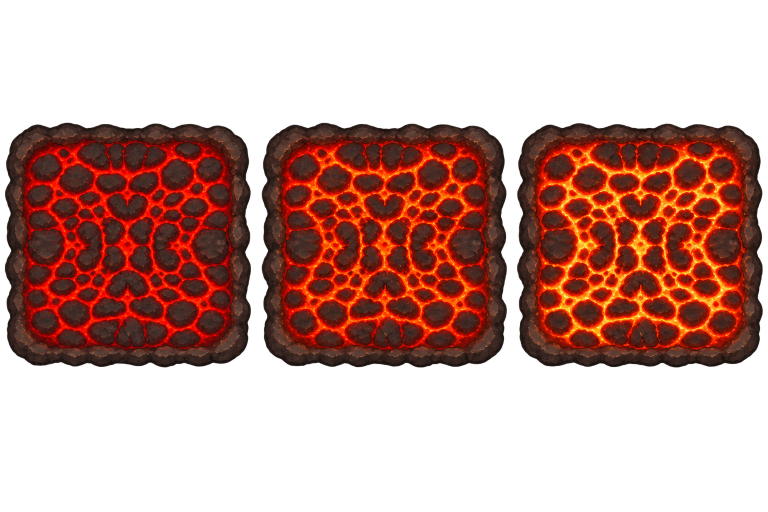
#> input picture assets/maps/exploration/animation-candidates/16001/sequence-v1.png, 1536 x 1024 px (shown at 1/2 size)
$ python -i floor-boundary-evidence.py   (imports and definitions only)
#> lines starting #> are read from the running program, lines starting #| are printed output that depends on the picture
"""Only3 actual source reps and their3 current x1 exports; no family scan."""
from pathlib import Path
from PIL import Image
import json,argparse
ROOT=Path(__file__).resolve().parents[5]
# [1 line not run here, left out]
# [1 line that did not run here, left out]
# [1 line that did not run here, left out]
def evidence(path):
#> called with path = 'sequence-v1.png'
    im=Image.open(path).convert('RGBA');a=im.getchannel('A');b=a.point(lambda v:255 if v>8 else 0).getbbox()
#> in evidence, im is the input picture: PIL image 1536x1024 RGBA; mean R, G, B, A 60.8, 20.1, 11.3, 109
#> after `a = im.getchannel('A')`:
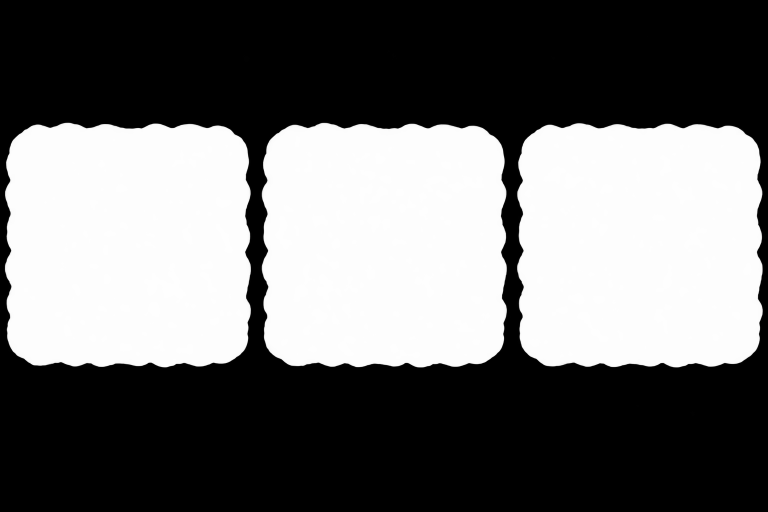
#> a: PIL image 1536x1024 L (shown at 1/2 size); min 0, max 254, mean 109
#> after `b = a.point(lambda v: 255 if v > 8 else 0).getbbox()`: b = (9, 245, 1526, 735)
    n=sum(a.getpixel((x,0))>8 or a.getpixel((x,im.height-1))>8 for x in range(im.width))+sum(a.getpixel((0,y))>8 or a.getpixel((im.width-1,y))>8 for y in range(1,im.height-1))
#> n = 0
    return {'size':list(im.size),'alphaExtrema':list(a.getextrema()),'alpha8BBox':list(b),'alpha8EdgeCount':n}
rows=[]
# [1 line that did not run here, left out]
# [11 lines not run here, left out]

>>> result = evidence('sequence-v1.png')
#> result = {'size': [1536, 1024], 'alphaExtrema': [0, 254], 'alpha8BBox': [9, 245, 1526, 735], 'alpha8EdgeCount': 0}
